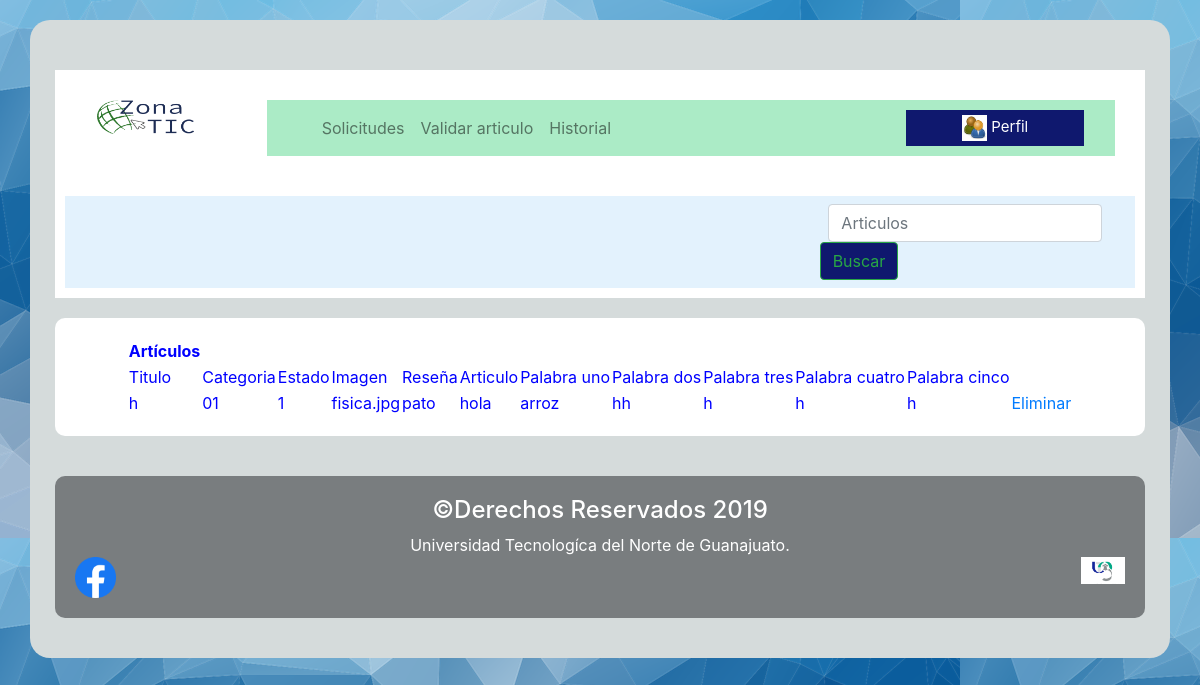
Screenshot of /administrador/datosadm.php with the database file from the repository.
### tables this page shows
CREATE TABLE `articulo` (
  `titulo` varchar(100) NOT NULL,
  `idCategoria` varchar(15) NOT NULL,
  `idEstado` varchar(50) NOT NULL,
  `imagen` varchar(300) NOT NULL,
  `resena` text NOT NULL,
  `contenidoArt` mediumtext NOT NULL,
  `palabraClaveu` tinytext NOT NULL,
  `palabraClaved` tinytext NOT NULL,
  `palabraClavet` tinytext NOT NULL,
  `palabraClavec` tinytext NOT NULL,
  `palabraClaveci` tinytext NOT NULL
);

### administrador/datosadm.php (the view, shortened to what this page needs)
<!DOCTYPE html>
<html lang="es">
<head>
	<link rel="stylesheet" type="text/css" href="../css/bootstrap.min.css">
	<link rel="stylesheet" href="../css/style.css" />
</head>
<body background="../img/fondo7.png">
	<section class="container">
		<div class="row margen">
			<div class="col-md-2 header">
				<img src="../img/logon.png" class="img" />
			</div>
			<div class="col-md-10 header">
				<div class="container-fluid">
					<header>
						<nav class="navbar navbar-expand-lg navbar-light">
							<div class="collapse navbar-collapse" id="navbarSupportedContent">
								<ul class="navbar-nav mr-auto">
									<li class="nav-item"><a class="nav-link" href="solicitudes.php">Solicitudes</a></li>
									<li class="nav-item"><a class="nav-link" href="publicar.php">Validar articulo</a></li>
									<li class="nav-item"><a class="nav-link" href="historial.php">Historial</a></li>
								</ul>
								<div class="dropdown">
									<button onclick="myFunction()" class="dropbtn">
										<img src="../img/16.jpg"
											width="15%" /> Perfil
									</button>
								</div>
							</div>
						</nav>
					</header>
				</div>
			</div>
		</div>
		<div class="row">
			<div class="col-md header4">
				<div>
					<nav class="navbar navbar-light1" style="background-color: #e3f2fd" ;>
						<form class="form-inline my-2 my-lg-0">
							<input class="form-control mr-sm-2" type="search" placeholder="Articulos"
								aria-label="Search">
							<button class="btn btn-outline-success my-2 my-sm-0" type="submit">Buscar</button>
						</form>
					</nav>
				</div>
			</div>
		</div>
		<div class="row margen">
			<div class="col-md-12 aceptar">
				<div class="row ">
					<div class="col-md-12 historial">
        <center>
                <table>
                    <thead>
                        <tr>
                        <th>Artículos</th>
                        </tr>
                    </thead>
                            <tbody>
                                <tr>
                                <td>Titulo</td>
                                <td>Categoria</td>
                                <td>Estado</td>
								<td>Imagen</td>
                                <td>Reseña</td>
                                <td>Articulo</td>
                                <td>Palabra uno</td>
                                <td>Palabra dos</td>
                                <td>Palabra tres</td>
                                <td>Palabra cuatro</td>
                                <td>Palabra cinco</td>
                                </tr>
                    <?php
                    $server = "databaseic.mysql.database.azure.com";
                    $usuario ="tacodorado@databaseic";
                    $contraseña = "taco.123";
                    $bd = "zona_tic";
                    $conexion = mysqli_connect($server, $usuario, $contraseña, $bd) or die ("Error en la conexion");
                    $query="SELECT * from articulo";
                    $resultados= $conexion->query($query);
                    while($row=$resultados->fetch_assoc()){
                    ?>
                <tr>
                    <td> <?php echo $row['titulo']; ?> </td>
                    <td> <?php echo $row['idCategoria']; ?> </td>
                    <td> <?php echo $row['idEstado']; ?> </td>
                    <td> <?php echo $row['imagen']; ?> </td>
                    <td> <?php echo $row['resena']; ?> </td>
                    <td> <?php echo $row['contenidoArt']; ?> </td>
                    <td> <?php echo $row['palabraClaveu']; ?> </td>
                    <td> <?php echo $row['palabraClaved']; ?> </td>
                    <td> <?php echo $row['palabraClavet']; ?> </td>
                    <td> <?php echo $row['palabraClavec']; ?> </td>
                    <td> <?php echo $row['palabraClaveci']; ?> </td>
                    <td> <a href="eliminar.php?titulo=<?php echo $row['titulo']; ?>">Eliminar </a>  </td>
                </tr>
                <?php
                   }
                ?>
                </tbody>
             </table>
        </center>
        </div>
				</div>
			</div>
    </body>
				<div class="col-md-12 pie">
					<footer>
						<h4>©Derechos Reservados 2019</h4>
						Universidad Tecnologíca del Norte de Guanajuato.
					</footer>
					<div class="linkUTN">
						<a title="UTNG" href="https://www.utng.edu.mx/">
						<img class="linkUTNG" width="15%" src="../img/linkUTNG.png" alt="UTNG" />
						</a>
					</div>
					<div class="linkfacebook">
						<a title="UTNG" href="https://es-la.facebook.com/UTNGDOLORESHIDALGO-222209577812067/">
						<img class="linkUTNG" width="8%" src="../img/logofacebook.png" alt="UTNG" />
						</a>
					</div>
				</div>
</html>

### css/style.css (style rules this page uses)
.historial { color: blue; initial-letter: 2px; }
.container { background: #D5DBDB; margin-top: 50px; margin-block-end: 50px; margin: 20px auto; padding: 40px; border-radius: 20px; }
.img { display: block; margin: 0 auto; max-width: 100%; width:80% ; }
.linkUTN { float: right; text-align: right; align-content: left; margin-left: 20%; }
.linkfacebook { float: left; text-align: left; align-content: left; margin-left:; }
.header { background-color: white; padding: 30px; }
.header4 { border-radius: 1px solid white; background-color: white; padding: 10px; }
.margen { margin-top: 10px; }
.pie { background-color: #797D7F; border-radius: 10px; text-align: center; color: white; margin-top: 40px; padding: 20px; float: center; }
.container-fluid { background: #ABEBC6; display: inline-block; text-align: center; }
.navbar-nav { text-align: center; display: inline-flex; width: 100%; }
.navbar-light1 { margin:0%; }
.form-inline { margin: center; }
.aceptar { margin-top: 10px; background-color:white; border-radius: 10px; padding: 20px; margin-left: auto; margin-right: auto; }
.btn { align-content: center; background: rgb(15, 24, 110) }
.form-inline { margin-left:72%; align-content: auto; justify-content: auto; }
.btn-outline-success { margin-left: -3% }
.dropbtn { background-color:rgb(15, 24, 110); color: white; padding: 5px; font-size: 15px; border: none; cursor: pointer; }
.dropdown { position: relative; display: inline-block; width: 30%; margin-left: auto; margin-right: auto; }

### rows the page displays
articulo: titulo "h", idCategoria "01", idEstado "1", imagen "fisica.jpg", resena "pato", contenidoArt "hola", palabraClaveu "arroz", palabraClaved "hh", palabraClavet "h", palabraClavec "h", palabraClaveci "h"
